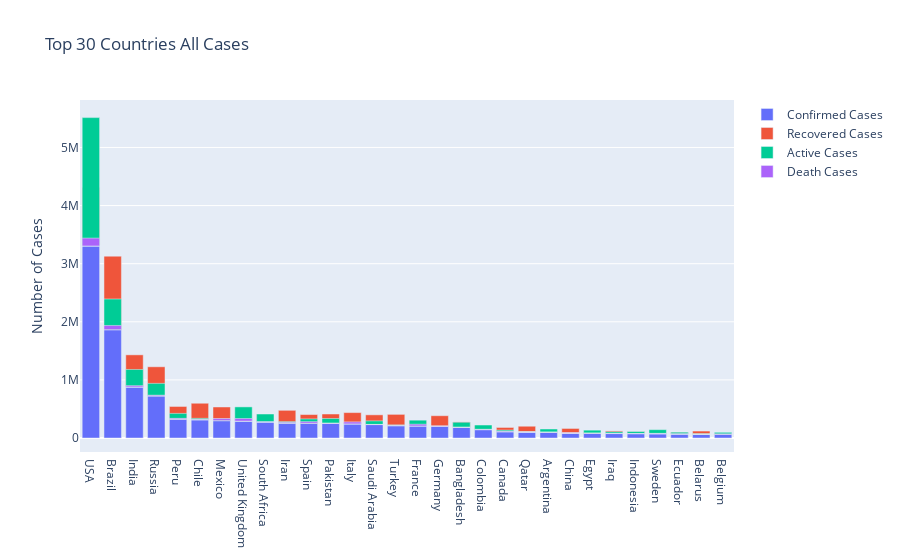

The notebook cell saved with this chart:
### Code cell
data=[ go.Bar( name="Confirmed Cases",
            x=top_country_confirm_wise.index,
            y=top_country_confirm_wise["Confirmed"],
            offsetgroup=0 ),
        go.Bar(  name="Recovered Cases",
            x=top_country_confirm_wise.index,
            y=top_country_confirm_wise["Recovered"],
            offsetgroup=0,
            base=top_country_confirm_wise["Confirmed"] ),
        go.Bar(   name="Active Cases",
            x=top_country_confirm_wise.index,
            y=top_country_confirm_wise["Active"],
            offsetgroup=0,
            base=top_country_confirm_wise["Confirmed"]),
        go.Bar(    name="Death Cases",
            x=top_country_confirm_wise.index,
            y=top_country_confirm_wise["Deaths"],
            offsetgroup=0,
            base=top_country_confirm_wise["Confirmed"] ) ]
layout=go.Layout( title="Top 30 Countries All Cases", yaxis_title="Number of Cases" ) 
fig = go.Figure(data=data, layout=layout)
iplot(fig, filename='grouped-bar')

### Figure 1 — Plotly figure (JSON) as saved in the notebook; plotly's stock layout.template omitted (floating-point values rounded to 4 significant figures)
{"data": [{"name": "Confirmed Cases", "offsetgroup": "0", "type": "bar", "x": ["USA", "Brazil", "India", "Russia", "Peru", "Chile", "Mexico", "United Kingdom", "South Africa", "Iran", "Spain", "Pakistan", "Italy", "Saudi Arabia", "Turkey", "France", "Germany", "Bangladesh", "Colombia", "Canada", "Qatar", "Argentina", "China", "Egypt", "Iraq", "Indonesia", "Sweden", "Ecuador", "Belarus", "Belgium"], "y": [3304942, 1864681, 878254, 726036, 326326, 315041, 299750, 291154, 276242, 257303, 253908, 251625, 243061, 232259, 212993, 208015, 199919, 183795, 145362, 109348, 103598, 100166, 85117, 82070, 77506, 75699, 74898, 67870, 64932, 62707]}, {"base": [3304942, 1864681, 878254, 726036, 326326, 315041, 299750, 291154, 276242, 257303, 253908, 251625, 243061, 232259, 212993, 208015, 199919, 183795, 145362, 109348, 103598, 100166, 85117, 82070, 77506, 75699, 74898, 67870, 64932, 62707], "name": "Recovered Cases", "offsetgroup": "0", "type": "bar", "x": ["USA", "Brazil", "India", "Russia", "Peru", "Chile", "Mexico", "United Kingdom", "South Africa", "Iran", "Spain", "Pakistan", "Italy", "Saudi Arabia", "Turkey", "France", "Germany", "Bangladesh", "Colombia", "Canada", "Qatar", "Argentina", "China", "Egypt", "Iraq", "Indonesia", "Sweden", "Ecuador", "Belarus", "Belgium"], "y": [1006326, 1264843, 553471, 500208, 217111, 283902, 234905, 1378, 134874, 219993, 150376, 161917, 194928, 167138, 194515, 78513, 184414, 93614, 61186, 72954, 99743, 42694, 79907, 24419, 44724, 35638, 0, 30283, 55380, 17196]}, {"base": [3304942, 1864681, 878254, 726036, 326326, 315041, 299750, 291154, 276242, 257303, 253908, 251625, 243061, 232259, 212993, 208015, 199919, 183795, 145362, 109348, 103598, 100166, 85117, 82070, 77506, 75699, 74898, 67870, 64932, 62707], "name": "Active Cases", "offsetgroup": "0", "type": "bar", "x": ["USA", "Brazil", "India", "Russia", "Peru", "Chile", "Mexico", "United Kingdom", "South Africa", "Iran", "Spain", "Pakistan", "Italy", "Saudi Arabia", "Turkey", "France", "Germany", "Bangladesh", "Colombia", "Canada", "Qatar", "Argentina", "China", "Egypt", "Iraq", "Indonesia", "Sweden", "Ecuador", "Belarus", "Belgium"], "y": [2208772, 527738, 301609, 214510, 97345, 24160, 29839, 244872, 137289, 24481, 75130, 84442, 13179, 62898, 13115, 99495, 6434, 87829, 78750, 27566, 3708, 55627, 569, 53793, 29632, 36455, 69372, 32540, 9088, 35729]}, {"base": [3304942, 1864681, 878254, 726036, 326326, 315041, 299750, 291154, 276242, 257303, 253908, 251625, 243061, 232259, 212993, 208015, 199919, 183795, 145362, 109348, 103598, 100166, 85117, 82070, 77506, 75699, 74898, 67870, 64932, 62707], "name": "Death Cases", "offsetgroup": "0", "type": "bar", "x": ["USA", "Brazil", "India", "Russia", "Peru", "Chile", "Mexico", "United Kingdom", "South Africa", "Iran", "Spain", "Pakistan", "Italy", "Saudi Arabia", "Turkey", "France", "Germany", "Bangladesh", "Colombia", "Canada", "Qatar", "Argentina", "China", "Egypt", "Iraq", "Indonesia", "Sweden", "Ecuador", "Belarus", "Belgium"], "y": [135205, 72100, 23174, 11318, 11870, 6979, 35006, 44904, 4079, 12829, 28403, 5266, 34954, 2223, 5363, 30007, 9071, 2352, 5426, 8829, 147, 1845, 4641, 3858, 3150, 3606, 5526, 5047, 464, 9782]}], "layout": {"title": {"text": "Top 30 Countries All Cases"}, "yaxis": {"title": {"text": "Number of Cases"}}}}
